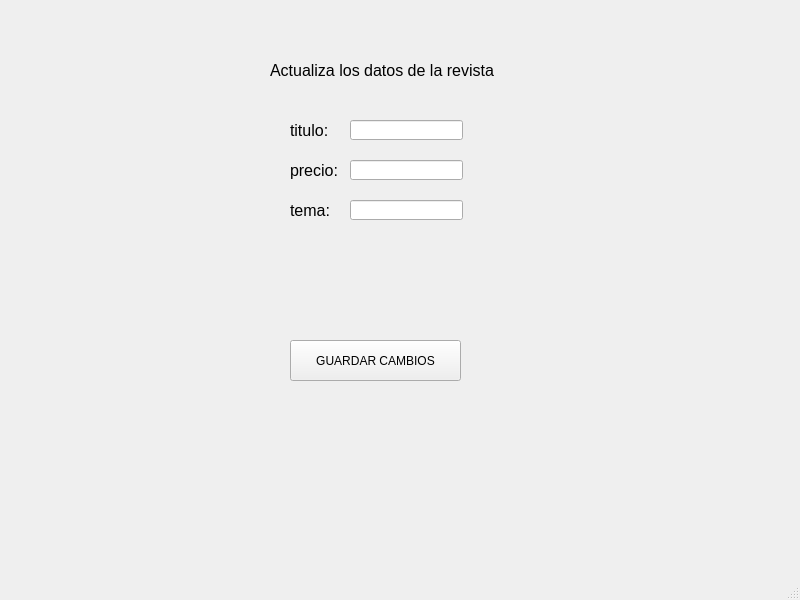
<?xml version="1.0" encoding="UTF-8"?>
<ui version="4.0">
 <class>MainWindow</class>
 <widget class="QMainWindow" name="MainWindow">
  <property name="geometry">
   <rect>
    <x>0</x>
    <y>0</y>
    <width>800</width>
    <height>600</height>
   </rect>
  </property>
  <property name="windowTitle">
   <string>MainWindow</string>
  </property>
  <widget class="QWidget" name="centralwidget">
   <widget class="QLabel" name="label">
    <property name="geometry">
     <rect>
      <x>270</x>
      <y>60</y>
      <width>281</width>
      <height>21</height>
     </rect>
    </property>
    <property name="font">
     <font>
      <pointsize>12</pointsize>
     </font>
    </property>
    <property name="text">
     <string>Actualiza los datos de la revista</string>
    </property>
   </widget>
   <widget class="QLabel" name="label_2">
    <property name="geometry">
     <rect>
      <x>290</x>
      <y>120</y>
      <width>61</width>
      <height>21</height>
     </rect>
    </property>
    <property name="font">
     <font>
      <pointsize>12</pointsize>
     </font>
    </property>
    <property name="text">
     <string>titulo:</string>
    </property>
   </widget>
   <widget class="QLineEdit" name="entrada_titulo">
    <property name="geometry">
     <rect>
      <x>350</x>
      <y>120</y>
      <width>113</width>
      <height>20</height>
     </rect>
    </property>
   </widget>
   <widget class="QLabel" name="label_3">
    <property name="geometry">
     <rect>
      <x>290</x>
      <y>160</y>
      <width>61</width>
      <height>21</height>
     </rect>
    </property>
    <property name="font">
     <font>
      <pointsize>12</pointsize>
     </font>
    </property>
    <property name="text">
     <string>precio:</string>
    </property>
   </widget>
   <widget class="QLineEdit" name="entrada_precio">
    <property name="geometry">
     <rect>
      <x>350</x>
      <y>160</y>
      <width>113</width>
      <height>20</height>
     </rect>
    </property>
   </widget>
   <widget class="QLabel" name="label_4">
    <property name="geometry">
     <rect>
      <x>290</x>
      <y>200</y>
      <width>61</width>
      <height>21</height>
     </rect>
    </property>
    <property name="font">
     <font>
      <pointsize>12</pointsize>
     </font>
    </property>
    <property name="text">
     <string>tema:</string>
    </property>
   </widget>
   <widget class="QLineEdit" name="entrada_tema">
    <property name="geometry">
     <rect>
      <x>350</x>
      <y>200</y>
      <width>113</width>
      <height>20</height>
     </rect>
    </property>
   </widget>
   <widget class="QPushButton" name="boton_guardar_cambios_revista">
    <property name="geometry">
     <rect>
      <x>290</x>
      <y>340</y>
      <width>171</width>
      <height>41</height>
     </rect>
    </property>
    <property name="text">
     <string>GUARDAR CAMBIOS</string>
    </property>
   </widget>
  </widget>
  <widget class="QStatusBar" name="statusbar"/>
 </widget>
 <resources/>
 <connections/>
</ui>
